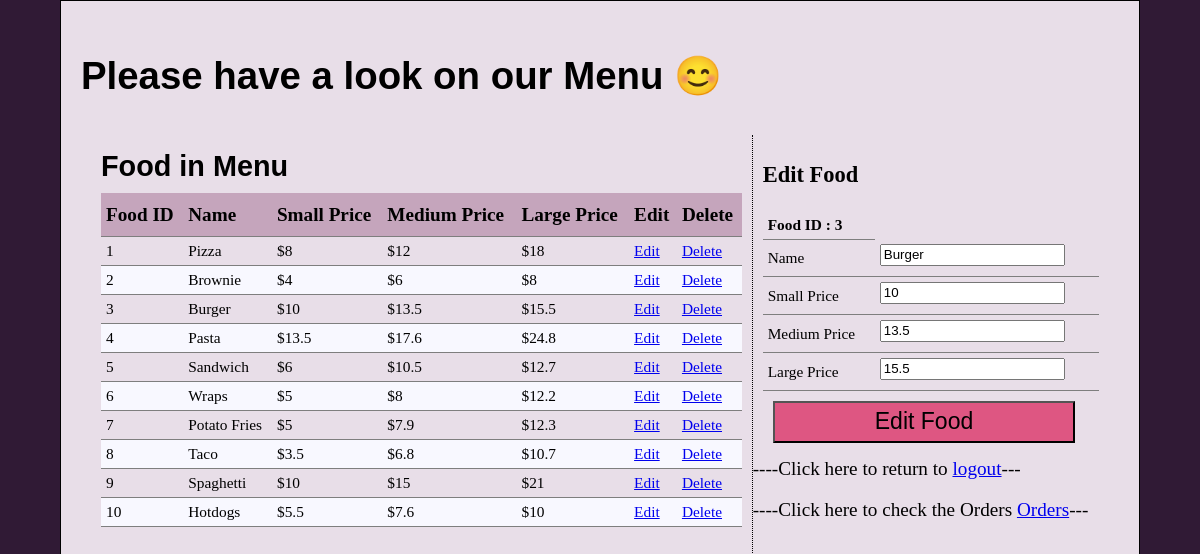
Page /FinalProject_food.php?action=edit&FoodID=3 on the committed database.
### tables this page shows
create table Food (
    FoodID INT AUTO_INCREMENT PRIMARY KEY,
    Name VARCHAR(30),
    SmallPrice DOUBLE,
    MediumPrice DOUBLE,
    LargePrice DOUBLE

);

### inc/Utility/PDOService.class.php (called while the page is built, shortened)
<?php
class PDOService {
    private  $_host = DB_HOST;
    private  $_user = DB_USER;
    private  $_pass = DB_PASS;
    private  $_dbname = DB_NAME;
    private  $_dbport = DB_PORT;
    private  $_dbh;
    private $_className;
    private  $_pstmt;
    public function __construct(string $className) {
        $this->_className = $className;
        $this->dsn = 'mysql:host=' . $this->_host . ';dbname=' . $this->_dbname;
        $this->dsn .= ';port='.$this->_dbport;
        $options = array (
            PDO::ATTR_PERSISTENT => true,
            PDO::ATTR_ERRMODE => PDO::ERRMODE_EXCEPTION );
        try {
            $this->_dbh = new PDO($this->dsn, $this->_user, $this->_pass, $options);
        } catch (PDOException $pe)   {
            $this->_error = $pe->getMessage();
            echo $this->_error;
        }
    }
    public function query(string $query)    {
        $this->_pstmt = $this->_dbh->prepare($query);
    }
    public function bind($param, $value, $type=null)    {
        if (is_null($type)) {
            switch (true) {
                default:
                $type = PDO::PARAM_STR;
                break;
                }
            }
        $this->_pstmt->bindValue($param, $value, $type);
    }
    public function execute()   {
        return $this->_pstmt->execute();
    }
    public function resultSet() {
        return $this->_pstmt->fetchAll(PDO::FETCH_CLASS, $this->_className);
    }
    public function singleResult()  {
        $this->_pstmt->setFetchMode(PDO::FETCH_CLASS, $this->_className);
        return $this->_pstmt->fetch(PDO::FETCH_CLASS);
    }
}

### inc/Utility/FoodDAO.class.php (called while the page is built, shortened)
<?php
class FoodDAO  {
    private static $db;
    static function initialize()    {
        self::$db = new PDOService("Food");
    }
    static function getFood(string $FoodID)  {
        $sql = "SELECT * from Food WHERE FoodID = :foodID";
        self::$db->query($sql);
        self::$db->bind(':foodID', $FoodID);
        self::$db->execute();
        return self::$db->singleResult();
    }
    static function getFoods() : Array {
        $sql = "SELECT * from food";
        self::$db->query($sql);
        self::$db->execute();
        return self::$db->resultSet();
    }
}
?>

### inc/Entity/Food.class.php (called while the page is built, shortened)
<?php
class Food{
    public $FoodID;
    public $Name;
    public $SmallPrice;
    public $MediumPrice;
    public $LargePrice;
    function getFoodID() {
        return $this->FoodID;
    }
    function getName() {
        return $this->Name;
    }
    function getSmallPrice() {
        return $this-> SmallPrice;
    }
    function getMediumPrice() {
        return $this-> MediumPrice;
    }
    function getLargePrice() {
        return $this-> LargePrice;
    }
}
?>

### inc/Entity/FoodPage.class.php (the view, shortened to what this page needs)
<?php
class FoodPage  {
    static function header()   { ?>
        <!DOCTYPE html>
        <html>
            <head>
                <link href="css/styles_A.css" rel="stylesheet">
            </head>
            <body>
                <header>
                    <h1>Please have a look on our Menu &#128522</h1>
                </header>
                <article>
    <?php }
    static function footer()   { ?>
        <p>----Click here to return to <a href="./index.php?logout=logout">logout</a>---</p>
        <p>----Click here to check the Orders <a href="FinalProject_admin_orders.php">Orders</a>---</p>
                </article>
            </body>
        </html>
    <?php }
    static function listFood(Array $foods)    {
    ?>
        <section class="main">
        <h2>Food in Menu</h2>
        <table id="list">
            <thead>
                <tr>
                    <th>Food ID</th>
                    <th>Name</th>
                    <th>Small Price</th>
                    <th>Medium Price</th>
                    <th>Large Price</th>
                    <th>Edit</th>
                    <th>Delete</th>
            </thead>
            <?php
                $i=0;
                foreach($foods as $food)  {
                    if($i%2==1)
                        echo"<tbody class=\"evenRow\">";
                    else
                        echo"<tbody class=\"oddRow\">";
                        echo "<tr>";
                    echo "<td>".$food->FoodID."</td>";
                    echo "<td>".$food->Name."</td>";
                    echo "<td>$".$food->SmallPrice."</td>";
                    echo "<td>$".$food->MediumPrice."</td>";
                    echo "<td>$".$food->LargePrice."</td>";
                    $link = $_SERVER['PHP_SELF']."?action=edit&FoodID=".$food->FoodID;
                    echo "<td><a href=\"".$link."\">Edit</a></td>";
                    $link = $_SERVER['PHP_SELF']."?action=delete&FoodID=".$food->FoodID;
                    echo "<td><a href=\"".$link."\">Delete</a></td>";
                    echo "</tr>";
                    $i++;
                }
        echo'</tbody>';
        echo '</table>
            </section>';
    }
        ?>
    <?php }
    static function editFood(Food $foodToEdit)   {
        ?>
        <section class="form1">
            <h3>Edit Food</h3>
            <form action="<?php echo $_SERVER["PHP_SELF"] ?>" method="post">
                <table>
                        <tr>
                            <td><strong>Food ID : <?php echo $foodToEdit->getFoodID()?></strong></td>
                        </tr>
                        <tr>
                            <td>Name</td>
                            <td><input type="text" name="name" id="name" placeholder="Name"  value = <?=  $foodToEdit->getName() ?> ></td>
                        </tr>
                        <tr>
                            <td>Small Price</td>
                            <td><input type="text" name="smallprice" id="smallprice" placeholder="Price of small Size" value = <?=  $foodToEdit->getSmallPrice() ?> ></td>
                        </tr>
                        <tr>
                            <td>Medium Price</td>
                            <td><input type="text" name="mediumprice" id="mediumprice" placeholder="Price of medium Size"  value = <?=  $foodToEdit->getMediumPrice() ?> ></td>
                        </tr>
                        <tr>
                            <td>Large Price</td>
                            <td><input type="text" name="largeprice" id="largeprice" placeholder="Price of large Size" value = <?=  $foodToEdit->getLargePrice() ?> ></td>
                        </tr>
                </table>
                <input type="submit" value="Edit Food">
            </form>
        </section>
<?php }
}

### css/styles_A.css (style rules this page uses)
* { box-sizing: border-box; }
html { background-color: #301a35; }
body { background-color: rgb(232, 222, 232); border: 1px solid black; display: table; width: 90%; margin: auto; min-height: 900px; padding: 20px; font-size: 1.2em; }
article { padding: 5px 10px; }
section { float: left; padding: 5px 10px; }
section.main { width: 65%; border-right: 1px dotted black; min-height: 500px; }
section.form1 { width: 35%; }
h1 { line-height: 1.5em; font-size: 2em; font-family: Helvetica, Arial, sans-serif; }
h2 { font-family: Helvetica, Arial, sans-serif; margin: 10px 0; }
table { border-collapse: collapse; padding: 5px; width: 100%; }
td, th { border-collapse: collapse; border-bottom: 1px solid rgb(126, 126, 126); padding: 5px; text-align: left; }
th { padding: 10px 5px; }
thead { background-color: rgb(197, 165, 188); line-height: 1.2em; }
.evenRow { background-color: ghostwhite; }
input { margin-bottom: 5px; line-height: 1.2em; }
input[type="submit"] { margin: 10px; padding: 5px; width: 90%; font-size: 1.2em; line-height: 1.2em; background-color: rgb(222, 86, 130); }
td { font-size: 0.8em; }

### rows in the picture
food: FoodID "1", Name "Pizza", SmallPrice "8", MediumPrice "12", LargePrice "18"
food: FoodID "2", Name "Brownie", SmallPrice "4", MediumPrice "6", LargePrice "8"
food: FoodID "3", Name "Burger", SmallPrice "10", MediumPrice "13.5", LargePrice "15.5", name "Burger", smallprice "10", mediumprice "13.5", largeprice "15.5"
food: FoodID "4", Name "Pasta", SmallPrice "13.5", MediumPrice "17.6", LargePrice "24.8"
food: FoodID "5", Name "Sandwich", SmallPrice "6", MediumPrice "10.5", LargePrice "12.7"
food: FoodID "6", Name "Wraps", SmallPrice "5", MediumPrice "8", LargePrice "12.2"
food: FoodID "7", Name "Potato Fries", SmallPrice "5", MediumPrice "7.9", LargePrice "12.3"
food: FoodID "8", Name "Taco", SmallPrice "3.5", MediumPrice "6.8", LargePrice "10.7"
food: FoodID "9", Name "Spaghetti", SmallPrice "10", MediumPrice "15", LargePrice "21"
food: FoodID "10", Name "Hotdogs", SmallPrice "5.5", MediumPrice "7.6", LargePrice "10"
